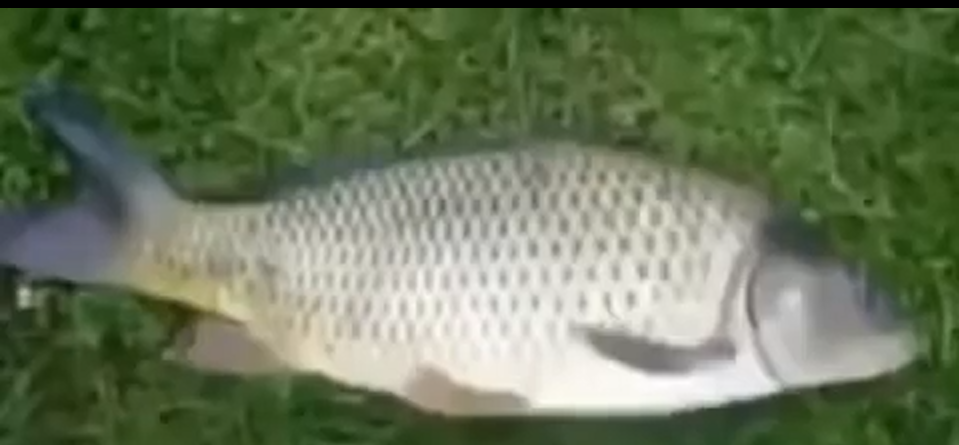
#> input picture t4/crazy.png, 1917 x 890 px (shown at 1/2 size)
$ python 4-model-warna.py
#> lines starting #> are read from the running program, lines starting #| are printed output that depends on the picture; after the words box and inside, x2 and y2 are one past the last pixel; in counts of white or black regions, pixels touching at a corner belong together
#> in main, bgr is the input picture: shape (890, 1917, 3); mean B, G, R 89, 118.2, 104.8
import os

import cv2
import numpy as np

BASE = os.path.dirname(os.path.abspath(__file__))
IMAGE_PATH = os.path.join(BASE, "crazy.png")


def rgb_to_cmyk(rgb):
    r, g, b = rgb[:, :, 0], rgb[:, :, 1], rgb[:, :, 2]
    k = 1.0 - np.max(rgb, axis=2)

    denom = 1.0 - k
    safe = np.where(denom > 0, denom, 1.0)
    c = (1.0 - r - k) / safe
    m = (1.0 - g - k) / safe
    y = (1.0 - b - k) / safe

    black = denom <= 0
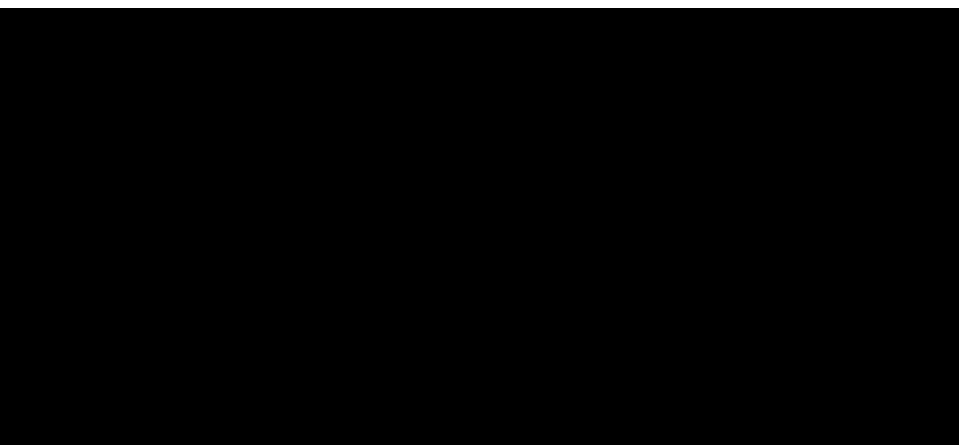
#> black: shape (890, 1917) bool (shown at 1/2 size); 1.8% white; 1 white region, box (x1, y1, x2, y2) and area: (0, 0, 1917, 16) 30672
    c[black] = 0.0
    m[black] = 0.0
    y[black] = 0.0
    return np.stack((c, m, y, k), axis=2)


def cmyk_to_rgb(cmyk):
    c, m, y, k = (cmyk[:, :, i] for i in range(4))
    r = (1.0 - c) * (1.0 - k)
    g = (1.0 - m) * (1.0 - k)
    b = (1.0 - y) * (1.0 - k)
    return np.stack((r, g, b), axis=2)
#> returned value: shape (890, 1917, 3) float32


def rgb_to_hsi(rgb):
    r, g, b = rgb[:, :, 0], rgb[:, :, 1], rgb[:, :, 2]
    sumc = r + g + b
    minc = np.min(rgb, axis=2)

    intensity = sumc / 3.0
    safe_sum = np.where(sumc > 0, sumc, 1.0)
    saturation = np.where(sumc > 0, 1.0 - 3.0 * minc / safe_sum, 0.0)

    num = 0.5 * ((r - g) + (r - b))
    den = np.sqrt((r - g) ** 2 + (r - b) * (g - b))
    safe_den = np.where(den > 0, den, 1.0)
    theta = np.arccos(np.clip(num / safe_den, -1.0, 1.0))
    hue = np.degrees(theta)
    hue = np.where(b > g, 360.0 - hue, hue)
    hue = np.where(den > 0, hue, 0.0)
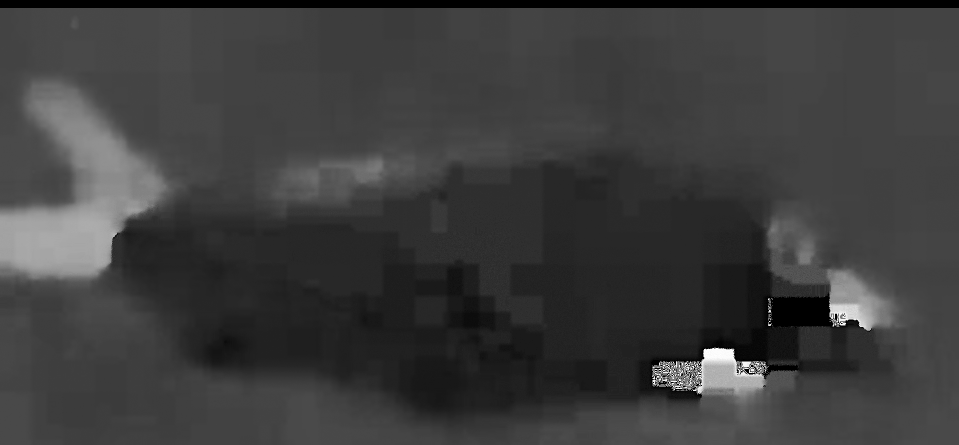
#> hue: shape (890, 1917) float32 (shown at 1/2 size); min 0, max 352.4, mean 84.6; drawn with min black and max white

    return np.stack((hue / 360.0, saturation, intensity), axis=2)
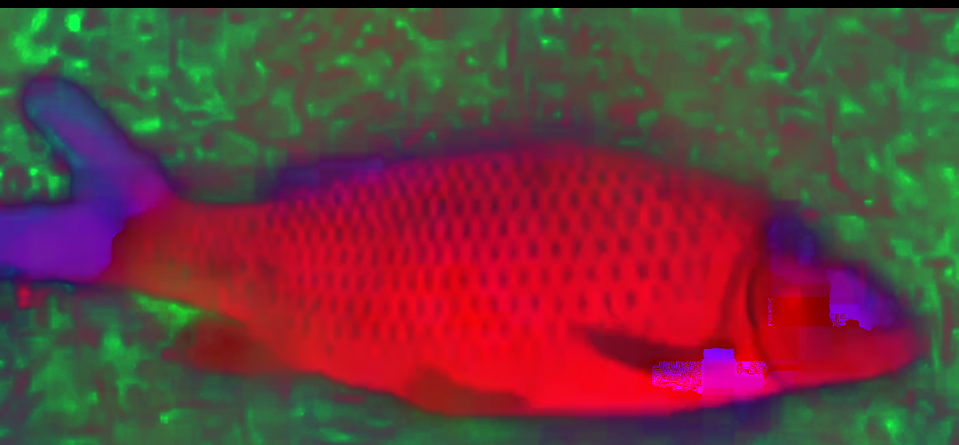
#> returned value: shape (890, 1917, 3) float32 (shown at 1/2 size); mean of channels 0, 1, 2 0.235, 0.231, 0.408; drawn as B, G, R


def hsi_to_bgr(h, s, i):
    hue = np.mod(h, 1.0) * 360.0
    r = np.zeros_like(hue)
    g = np.zeros_like(hue)
    b = np.zeros_like(hue)

    m = (hue >= 0) & (hue < 120)
#> m: shape (890, 1917) bool; 92.5% white; 155 black regions (143 under 20 px), largest, box (x1, y1, x2, y2) and area: (0, 156, 355, 570) 78723, (1535, 435, 1805, 662) 20528, (1304, 695, 1588, 846) 16504
    if np.any(m):
        hh = np.deg2rad(hue[m])
        base, sat = i[m], s[m]
        b0 = base * (1.0 - sat)
        r0 = base * (1.0 + sat * np.cos(hh) / np.cos(np.deg2rad(60.0) - hh))
        g0 = 3.0 * base - (r0 + b0)
        r[m], g[m], b[m] = r0, g0, b0

    m = (hue >= 120) & (hue < 240)
#> m: shape (890, 1917) bool; 6.7% white; 109 white regions (103 under 20 px), largest, box (x1, y1, x2, y2) and area: (0, 156, 355, 570) 78462, (1535, 435, 1805, 659) 17614, (560, 310, 829, 400) 12243, (1401, 740, 1588, 846) 6208, (551, 383, 575, 394) 165, (809, 315, 825, 319) 33
    if np.any(m):
        hh = np.deg2rad(hue[m] - 120.0)
        base, sat = i[m], s[m]
        r0 = base * (1.0 - sat)
        g0 = base * (1.0 + sat * np.cos(hh) / np.cos(np.deg2rad(60.0) - hh))
        b0 = 3.0 * base - (r0 + g0)
        r[m], g[m], b[m] = r0, g0, b0
#> r: shape (890, 1917) float32; min 0, max 1, mean 0.405
#> g: shape (890, 1917) float32; min 0, max 0.992, mean 0.458
#> b: shape (890, 1917) float32; min -7.45e-09, max 0.992, mean 0.343

    m = (hue >= 240) & (hue < 360)
#> m: shape (890, 1917) bool; 0.8% white; 98 white regions (87 under 20 px), largest, box (x1, y1, x2, y2) and area: (1304, 695, 1534, 789) 10287, (1658, 604, 1743, 662) 2900, (221, 464, 234, 481) 102
    if np.any(m):
        hh = np.deg2rad(hue[m] - 240.0)
#> hh = 13731 values, max 1.96 at index 3351, min 0 at index 0, mean 0.966
        base, sat = i[m], s[m]
#> base = 13731 values, max 0.996 at index 12270, min 0.362 at index 148, mean 0.734; sat = 13731 values, max 0.0613 at index 1, min 0.00135 at index 13645, mean 0.00853
        g0 = base * (1.0 - sat)
#> g0 = 13731 values, max 0.992 at index 12270, min 0.361 at index 144, mean 0.729
        b0 = base * (1.0 + sat * np.cos(hh) / np.cos(np.deg2rad(60.0) - hh))
#> b0 = 13731 values, max 0.996 at index 12270, min 0.365 at index 148, mean 0.737
        r0 = 3.0 * base - (g0 + b0)
#> r0 = 13731 values, max 1 at index 12270, min 0.361 at index 142, mean 0.736
        r[m], g[m], b[m] = r0, g0, b0
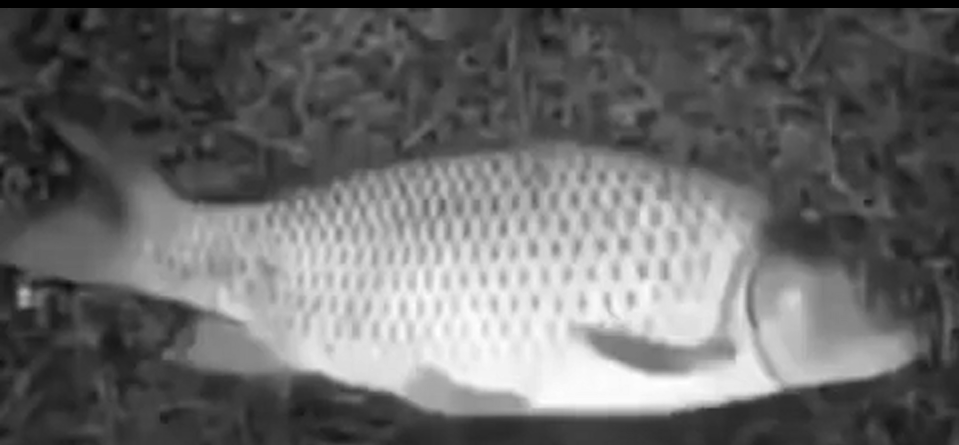
#> r: shape (890, 1917) float32 (shown at 1/2 size); min 0, max 1, mean 0.411
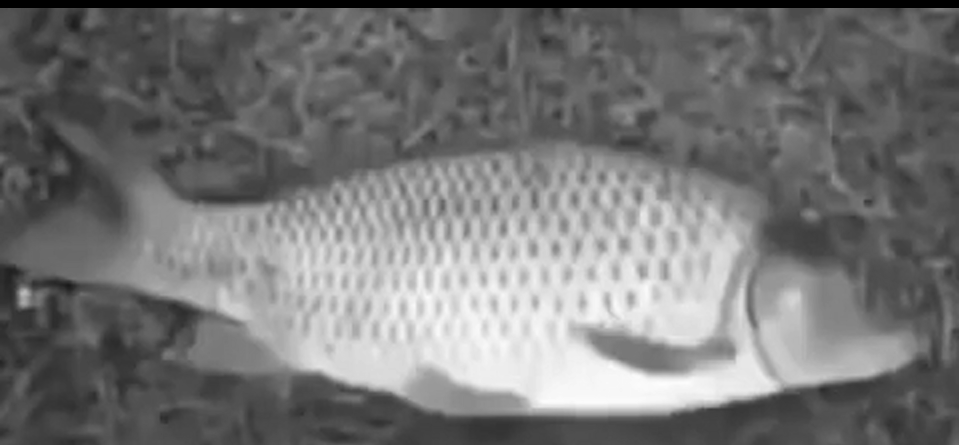
#> g: shape (890, 1917) float32 (shown at 1/2 size); min 0, max 0.992, mean 0.464
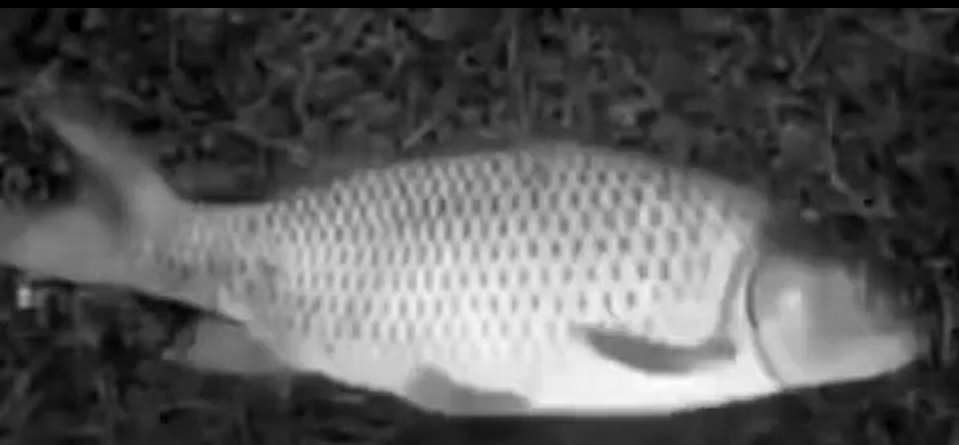
#> b: shape (890, 1917) float32 (shown at 1/2 size); min -7.45e-09, max 0.996, mean 0.349; drawn with min black and max white

    return np.clip(np.stack((b, g, r), axis=2), 0.0, 1.0)


def rgb_to_hsv(rgb):
    r, g, b = rgb[:, :, 0], rgb[:, :, 1], rgb[:, :, 2]
    maxc = np.max(rgb, axis=2)
    minc = np.min(rgb, axis=2)
    delta = maxc - minc
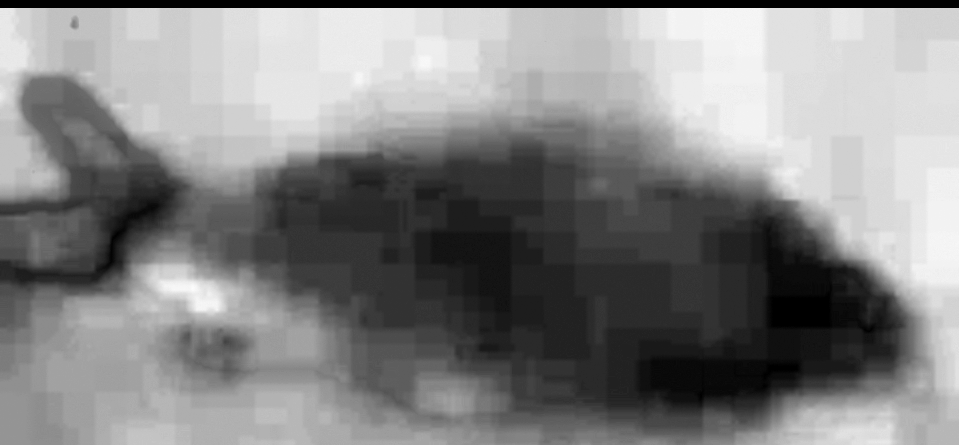
#> delta: shape (890, 1917) float32 (shown at 1/2 size); min 0, max 0.235, mean 0.122; drawn with min black and max white

    safe_max = np.where(maxc > 0, maxc, 1.0)
    safe_delta = np.where(delta > 0, delta, 1.0)

    value = maxc
    saturation = np.where(maxc > 0, delta / safe_max, 0.0)

    h_r = 60.0 * (((g - b) / safe_delta) % 6.0)
    h_g = 60.0 * ((b - r) / safe_delta + 2.0)
    h_b = 60.0 * ((r - g) / safe_delta + 4.0)

    hue = np.where(maxc == r, h_r,
                   np.where(maxc == g, h_g,
                            np.where(maxc == b, h_b, 0.0)))
    hue = np.where(delta > 0, hue, 0.0)
    hue = np.where(hue < 0, hue + 360.0, hue)

    return np.stack((hue / 360.0, saturation, value), axis=2)


def hsv_to_bgr(h, s, v):
    h6 = np.mod(h, 1.0) * 6.0
    sector = np.floor(h6).astype(np.int32) % 6
    f = h6 - np.floor(h6)

    p = v * (1.0 - s)
    q = v * (1.0 - s * f)
    t = v * (1.0 - s * (1.0 - f))

    r = np.select([sector == 0, sector == 1, sector == 2,
                   sector == 3, sector == 4, sector == 5],
                  [v, q, p, p, t, v])
    g = np.select([sector == 0, sector == 1, sector == 2,
                   sector == 3, sector == 4, sector == 5],
                  [t, v, v, q, p, p])
    b = np.select([sector == 0, sector == 1, sector == 2,
                   sector == 3, sector == 4, sector == 5],
                  [p, p, t, v, v, q])
    return np.clip(np.stack((b, g, r), axis=2), 0.0, 1.0)


def channel_to_bgr(channel):
    gray = np.clip(channel * 255.0, 0, 255).astype(np.uint8)
    return cv2.cvtColor(gray, cv2.COLOR_GRAY2BGR)


def rgb_float_to_bgr(rgb):
    bgr = np.clip(rgb[:, :, ::-1] * 255.0, 0, 255).astype(np.uint8)
    return np.ascontiguousarray(bgr)


def bgr_float_to_uint8(bgr):
    return np.clip(bgr * 255.0, 0, 255).astype(np.uint8)


def resize_width(img, width):
    h, w = img.shape[:2]
    return cv2.resize(img, (width, int(width * h / w)),
                      interpolation=cv2.INTER_AREA)


def show_result(title, filename, img, width=420):
    small = resize_width(img, width)
    cv2.imwrite(os.path.join(BASE, filename), small)
    cv2.imshow(title, small)
    cv2.waitKey(0)
    cv2.destroyAllWindows()


def main():
    bgr = cv2.imread(IMAGE_PATH)
    if bgr is None:
        raise FileNotFoundError(f"Gambar tidak ditemukan: {IMAGE_PATH}")

    rgb = bgr[:, :, ::-1].astype(np.float32) / 255.0
    original = bgr.copy()

    cmyk = rgb_to_cmyk(rgb)
    cmyk_back = cmyk_to_rgb(cmyk)
    c, m, y, k = (cmyk[:, :, i] for i in range(4))

    hsi = rgb_to_hsi(rgb)
    hsi_back = hsi_to_bgr(hsi[:, :, 0], hsi[:, :, 1], hsi[:, :, 2])
    h_hsi, s_hsi, i_hsi = (hsi[:, :, i] for i in range(3))

    hsv = rgb_to_hsv(rgb)
    hsv_back = hsv_to_bgr(hsv[:, :, 0], hsv[:, :, 1], hsv[:, :, 2])
    h_hsv, s_hsv, v_hsv = (hsv[:, :, i] for i in range(3))

    hue_hsi_color = bgr_float_to_uint8(
        hsi_to_bgr(h_hsi, np.ones_like(h_hsi), np.full_like(h_hsi, 0.5)))
    hue_hsv_color = bgr_float_to_uint8(
        hsv_to_bgr(h_hsv, np.ones_like(h_hsv), np.ones_like(h_hsv)))

    yy, xx = np.unravel_index(np.argmax(hsv[:, :, 1]), hsv.shape[:2])
#> yy = 16; xx = 1111
    print("Contoh piksel (paling jenuh) pada (x=%d, y=%d):" % (xx, yy))
#| Contoh piksel (paling jenuh) pada (x=1111, y=16):
    print("  RGB  :", np.round(rgb[yy, xx] * 255).astype(int))
#|   RGB  : [22 47  0]
    print("  CMYK : C=%.3f M=%.3f Y=%.3f K=%.3f" %
          (c[yy, xx], m[yy, xx], y[yy, xx], k[yy, xx]))
#|   CMYK : C=0.532 M=0.000 Y=1.000 K=0.816
    print("  HSI  : H=%.1f derajat S=%.3f I=%.3f" %
          (h_hsi[yy, xx] * 360.0, s_hsi[yy, xx], i_hsi[yy, xx]))
#|   HSI  : H=92.1 derajat S=1.000 I=0.090
    print("  HSV  : H=%.1f derajat S=%.3f V=%.3f" %
          (h_hsv[yy, xx] * 360.0, s_hsv[yy, xx], v_hsv[yy, xx]))
#|   HSV  : H=91.9 derajat S=1.000 V=0.184

    err_cmyk = np.abs(cmyk_back - rgb).mean() * 100.0
#> err_cmyk = 1.5e-06
    err_hsi = np.abs(hsi_back[:, :, ::-1] - rgb).mean() * 100.0
#> err_hsi = 2.18e-06
    err_hsv = np.abs(hsv_back[:, :, ::-1] - rgb).mean() * 100.0
#> err_hsv = 3.46e-07
    print("Rata-rata error konversi balik (%%): "
          "CMYK=%.4f HSI=%.4f HSV=%.4f" % (err_cmyk, err_hsi, err_hsv))
#| Rata-rata error konversi balik (%): CMYK=0.0000 HSI=0.0000 HSV=0.0000

    show_result("CMYK - Original", "hasil-cmyk-original.png", original)
    show_result("CMYK - Cyan", "hasil-cmyk-c.png", channel_to_bgr(c))
    show_result("CMYK - Magenta", "hasil-cmyk-m.png", channel_to_bgr(m))
    show_result("CMYK - Yellow", "hasil-cmyk-y.png", channel_to_bgr(y))
    show_result("CMYK - Key / Black", "hasil-cmyk-k.png", channel_to_bgr(k))
    show_result("CMYK -> RGB", "hasil-cmyk-rgb.png",
                rgb_float_to_bgr(cmyk_back))

    show_result("HSI - Original", "hasil-hsi-original.png", original)
    show_result("HSI - Hue", "hasil-hsi-h.png", hue_hsi_color)
    show_result("HSI - Saturation", "hasil-hsi-s.png", channel_to_bgr(s_hsi))
    show_result("HSI - Intensity", "hasil-hsi-i.png", channel_to_bgr(i_hsi))
    show_result("HSI -> RGB", "hasil-hsi-rgb.png",
                bgr_float_to_uint8(hsi_back))

    show_result("HSV - Original", "hasil-hsv-original.png", original)
    show_result("HSV - Hue", "hasil-hsv-h.png", hue_hsv_color)
    show_result("HSV - Saturation", "hasil-hsv-s.png", channel_to_bgr(s_hsv))
    show_result("HSV - Value", "hasil-hsv-v.png", channel_to_bgr(v_hsv))
    show_result("HSV -> RGB", "hasil-hsv-rgb.png",
                bgr_float_to_uint8(hsv_back))


if __name__ == "__main__":
    main()
